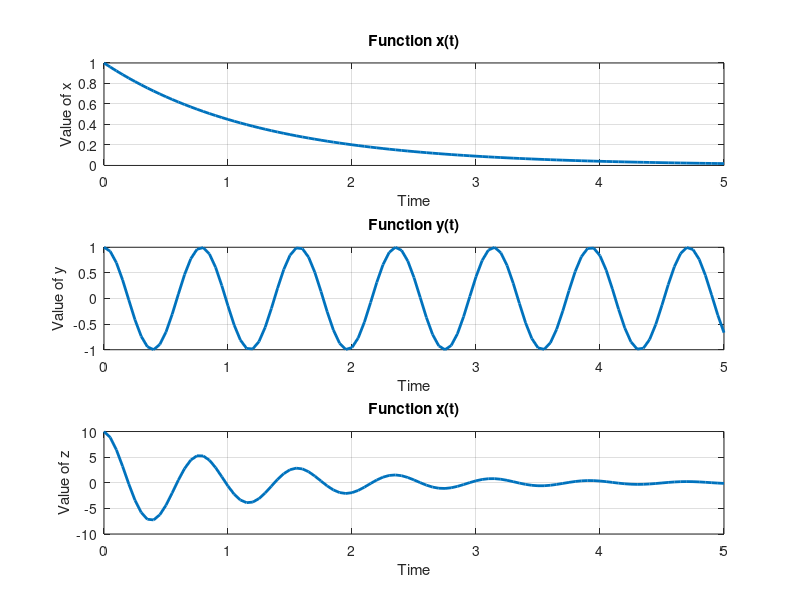

This chart was generated by the following MATLAB code:
% Use subplot plot x, y and z of Exercise 6 on separate axes in the same Figure window,
% one above the other.
% defining t
t = 0:0.05:5.0;
% defining x(t), y(t) and z(t)
x = exp(-0.8*t);
y = cos(8*t);
z = 10*x.*y;
%create a new figure window
figure;
%subplot for x(t)
subplot(3,1,1);
plot(t,x,'LineWidth',2);
title('Function x(t)');
xlabel('Time');
ylabel('Value of x');
grid on;
%subplot for y(t)
subplot(3,1,2);
plot(t,y,'LineWidth',2);
title('Function y(t)');
xlabel('Time');
ylabel('Value of y');
grid on;
%subplot for z(t)
subplot(3,1,3);
plot(t,z,'LineWidth',2);
title('Function x(t)');
xlabel('Time');
ylabel('Value of z');
grid on;
